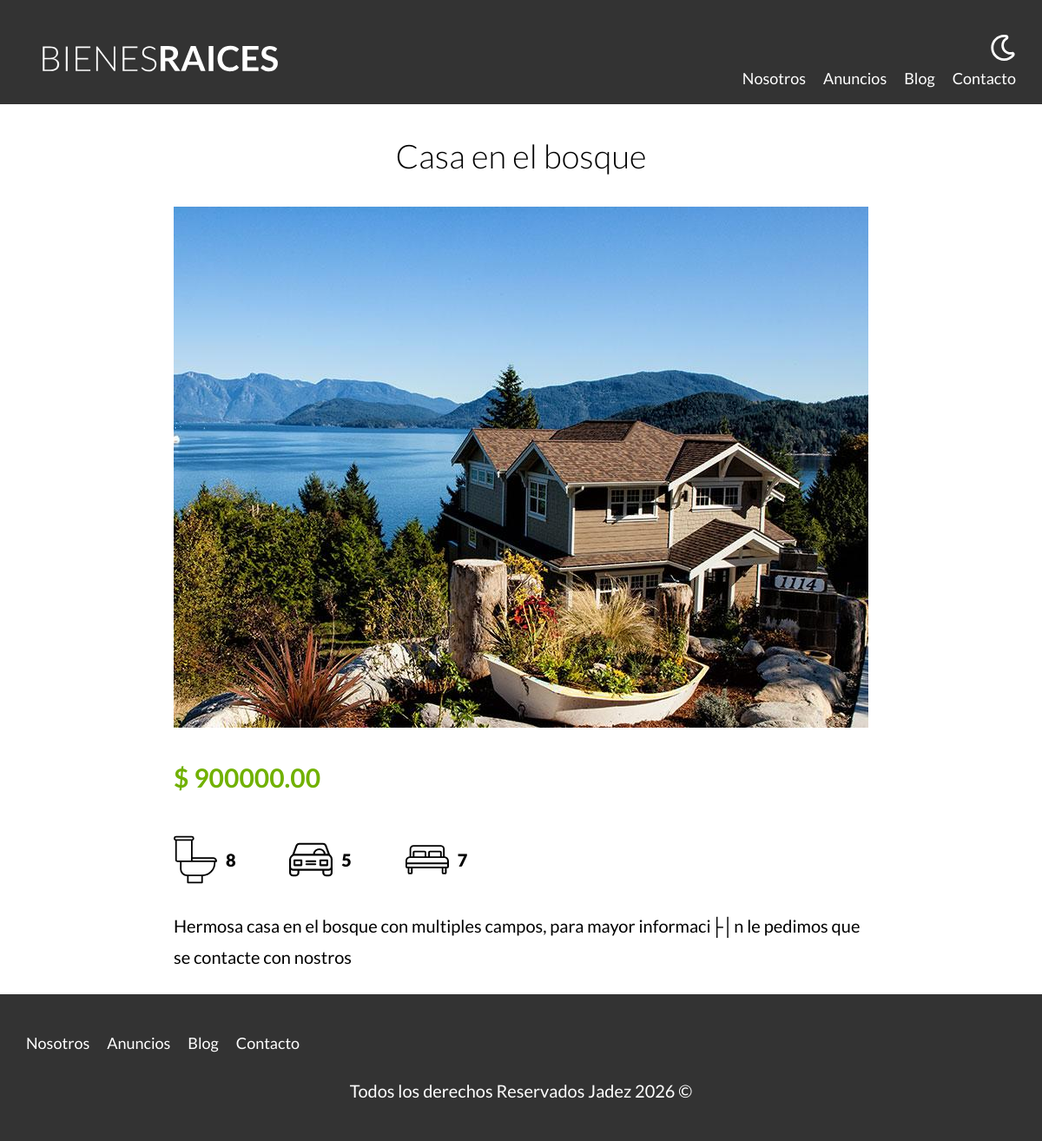
Screenshot of /propiedad?id=28 with the database file from the repository.
### tables this page shows
CREATE TABLE `propiedades`  (
  `id` int NOT NULL AUTO_INCREMENT,
  `titulo` varchar(45) NULL DEFAULT NULL,
  `precio` decimal(10, 2) NULL DEFAULT NULL,
  `imagen` varchar(200) NULL DEFAULT NULL,
  `descripcion` longtext NULL,
  `habitaciones` int NULL DEFAULT NULL,
  `wc` int NULL DEFAULT NULL,
  `estacionamiento` int NULL DEFAULT NULL,
  `creado` date NULL DEFAULT NULL,
  `vendedores_id` int NOT NULL,
  PRIMARY KEY (`id`) USING BTREE,
  INDEX `fk_propiedades_vendedores_idx`(`vendedores_id` ASC) USING BTREE,
  CONSTRAINT `fk_propiedades_vendedores` FOREIGN KEY (`vendedores_id`) REFERENCES `vendedores` (`id`) ON DELETE RESTRICT ON UPDATE RESTRICT
);

### controllers/PaginasController.php (called while the page is built, shortened)
<?php
class PaginasController
{
    public static function propiedad(Router $router)
    {
        $id = validarORedireccionar('/');
        $propiedad = Propiedad::find($id);
        $router->render('paginas/propiedad', [
            'propiedad' => $propiedad
        ]);
    }
}

### public/index.php (called while the page is built, shortened)
<?php
$router = new Router();
$router->get('/propiedades/admin', [PropiedadController::class, 'index']);
$router->get('/propiedades/crear', [PropiedadController::class, 'crear']);
$router->post('/propiedades/crear', [PropiedadController::class, 'crear']);
$router->get('/propiedades/actualizar', [PropiedadController::class, 'actualizar']);
$router->post('/propiedades/actualizar', [PropiedadController::class, 'actualizar']);
$router->post('/propiedades/eliminar', [PropiedadController::class, 'eliminar']);
$router->get('/vendedores/admin', [VendedorController::class, 'index']);
$router->get('/vendedores/crear', [VendedorController::class, 'crear']);
$router->post('/vendedores/crear', [VendedorController::class, 'crear']);
$router->get('/vendedores/actualizar', [VendedorController::class, 'actualizar']);
$router->post('/vendedores/actualizar', [VendedorController::class, 'actualizar']);
$router->post('/vendedores/eliminar', [VendedorController::class, 'eliminar']);
$router->get('/', [PaginasController::class, 'index']);
$router->get('/nosotros', [PaginasController::class, 'nosotros']);
$router->get('/propiedades', [PaginasController::class, 'propiedades']);
$router->get('/propiedad', [PaginasController::class, 'propiedad']);
$router->get('/blog', [PaginasController::class, 'blog']);
$router->get('/entrada', [PaginasController::class, 'entrada']);
$router->get('/contacto', [PaginasController::class, 'contacto']);
$router->post('/contacto', [PaginasController::class, 'contacto']);
$router->get('/login', [LoginController::class, 'login']);
$router->post('/login', [LoginController::class, 'login']);
$router->get('/logout', [LoginController::class, 'logout']);
$router->comprobarRutas();

### includes/funciones.php (called while the page is built, shortened)
<?php
function validarORedireccionar(string $url)
{
    $id = $_GET['id'];
    $id = filter_var($id, FILTER_VALIDATE_INT);
    return $id;
}

### models/ActiveRecord.php (called while the page is built, shortened)
<?php
class ActiveRecord
{
    protected static $db;
    protected static $tabla = '';
    public static function setDB($database, $url)
    {
        self::$db = $database;
    }
    public static function find($id)
    {
        $query = "SELECT * FROM " . static::$tabla . " WHERE id = $id";
        $resultado = self::consultarSQL($query);
        return array_shift($resultado);
    }
    public static function consultarSQL($query)
    {
        $resultado = self::$db->query($query);
        $array = [];
        while ($registro = $resultado->fetch_assoc()) {
            $array[] = static::crearObjeto($registro);
        }
        return $array;
    }
    protected static function crearObjeto($registro)
    {
        $objeto = new static;
        foreach ($registro as $key => $value) {
            if (property_exists($objeto, $key)) {
                $objeto->$key = $value;
            }
        }
        return $objeto;
    }
}

### views/paginas/propiedad.php (the view)
<main class="contenedor seccion contenido-centrado">
    <h1><?php echo $propiedad->titulo; ?></h1>
    <img loading="lazy" src="/imagenes/<?php echo $propiedad->imagen; ?>" alt="Imagen de la propiedad">
    <div class="resumen-propiedad">
        <p class="precio">$ <?php echo $propiedad->precio; ?></p>
        <ul class="iconos-caracteristicas">
            <li>
                <img class="icono" loading="lazy" src="/build/img/icono_wc.svg" alt="icono wc">
                <p><?php echo $propiedad->wc; ?></p>
            </li>
            <li>
                <img class="icono" loading="lazy" src="/build/img/icono_estacionamiento.svg" alt="icono estacionamiento">
                <p><?php echo $propiedad->estacionamiento; ?></p>
            </li>
            <li>
                <img class="icono" loading="lazy" src="/build/img/icono_dormitorio.svg" alt="icono dormitorio">
                <p><?php echo $propiedad->habitaciones; ?></p>
            </li>
        </ul>
        <p><?php echo $propiedad->descripcion; ?></p>
    </div>
</main>

### public/build/css/app.css (style rules this page uses)
html { line-height:1.15;-webkit-text-size-adjust:100% }
body { margin:0 }
main { display:block }
h1 { font-size:2em;margin:.67em 0 }
img { border-style:none }
html { font-size:62.5%;box-sizing:border-box }
*,*:before,*:after { box-sizing:inherit }
body { font-family:"Lato",sans-serif;font-size:1.6rem;line-height:1.8 }
p { color:#000;font-size:2rem }
.contenedor { width:95%;max-width:120rem;margin:0 auto }
img,picture { width:100%;display:block }
h1,h2,h3 { font-family:"Lato",sans-serif;margin:2.5rem 0;font-weight:300;text-align:center }
h1 { font-size:3.8rem }
.seccion { margin-top:2.5rem;margin-bottom:2.5rem }
.contenido-centrado { max-width:80rem }
.icono { text-align:center }
.precio { color:#71b100;font-weight:700;font-size:3rem }
.iconos-caracteristicas { display:flex;list-style:none;padding:0;max-width:40rem }
.iconos-caracteristicas li { flex:1;display:flex }
.iconos-caracteristicas li img { flex:0 0 5rem;margin-right:1rem }
.iconos-caracteristicas li p { font-weight:900 }

### rows the page displays
propiedades: titulo "Casa en el bosque", imagen (picture), precio "900000.00", wc "8", estacionamiento "5", habitaciones "7", descripcion "Hermosa casa en el bosque con multiples campos, para mayor informaci├│n le pedimos que se contacte con nostros"
